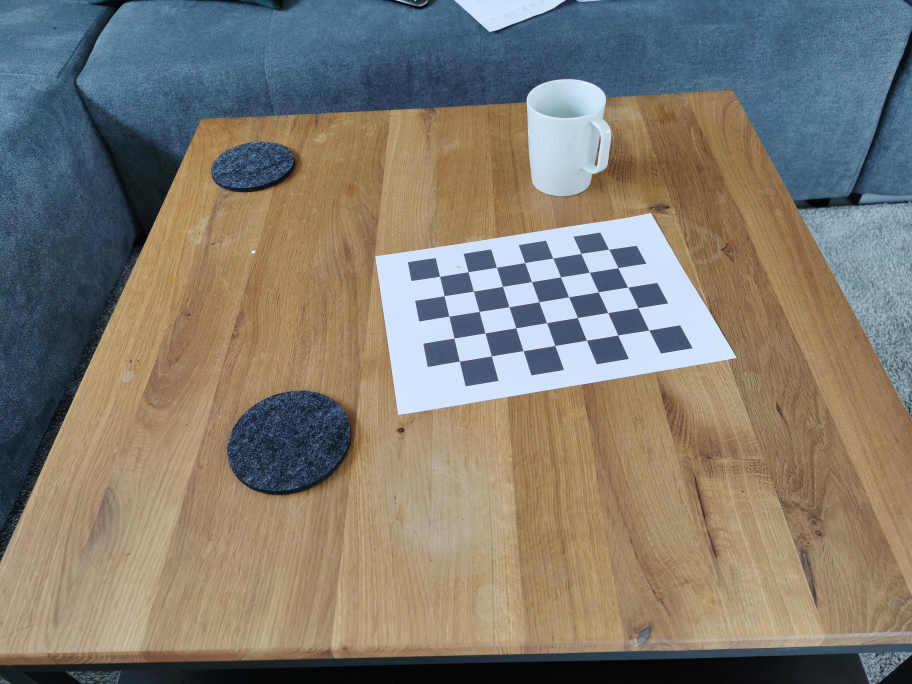
#> input picture assets/calibration_new/img-01.jpg, 3648 x 2736 px (shown at 1/4 size); its folder holds 4 pictures in this run; the run also reads 1 picture not shown here
$ jupyter execute --allow-errors Triangulation.ipynb
#> lines starting #> are read from the running program, lines starting #| are printed output that depends on the picture
### src/calibrator.py
# from https://github.com/niconielsen32/ComputerVision/blob/master/cameraCalibration.py
# modified
import scipy
import matplotlib.pyplot as plt
import numpy as np
import cv2 as cv
import glob
from src.painting import Painting

# additional_points = np.array([
#     [[1017,1013]],
#     [[1178,1298]],
#     [[1592,1847]],
#     [[2248,1774]],
#     [[2104,661]],
#     [[2150,666]],
#     [[2633,1444]],
#     [[2456,1765]],
#     [[1321,1841]],
#     [[766,957]]])

class Calibrator:
    img_path = 'assets/calibration_new/'

    def __init__(self, img_path, file_selector='*.jpg', frameSize=(1600,1200), chessboardSize=(7,5), chessboard_square_mm=29.15, termination_criteria=(cv.TERM_CRITERIA_EPS + cv.TERM_CRITERIA_MAX_ITER, 40, 0.001)):
        np.set_printoptions(precision=9,suppress=True)
        self.img_path = img_path
        self.file_selector = file_selector
        self.frameSize = frameSize
        self.chessboardSize = chessboardSize
        self.size_of_chessboard_squares_mm = chessboard_square_mm
        self.criteria = termination_criteria

    ################ FIND CHESSBOARD CORNERS - OBJECT POINTS AND IMAGE POINTS #############################


    def calibrate(self):
        # prepare object points, like (0,0,0), (1,0,0), (2,0,0) ....,(6,5,0)
        objp = np.zeros((self.chessboardSize[0] * self.chessboardSize[1], 3), np.float32)
        objp[:,:2] = np.mgrid[0:self.chessboardSize[0],0:self.chessboardSize[1]].T.reshape(-1,2)


        objp = objp * self.size_of_chessboard_squares_mm


        # Arrays to store object points and image points from all the images.
        self.objpoints = [] # 3d point in real world space
        self.imgpoints = [] # 2d points in image plane.


        self.images = glob.glob(self.img_path + self.file_selector)
        self.images.sort()

        for image in self.images:

            img = cv.imread(image)
#> img is the input picture: shape (2736, 3648, 3); mean B, G, R 112.7, 123, 128.9
            img = cv.resize(img, self.frameSize)
            gray = cv.cvtColor(img, cv.COLOR_BGR2GRAY)
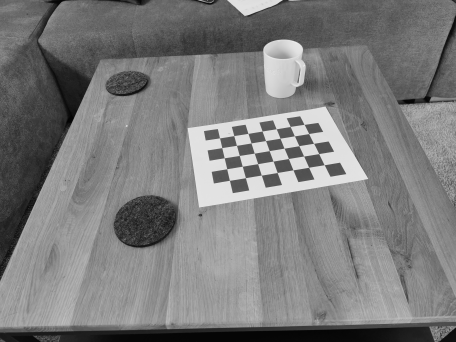
#> gray: shape (2736, 3648) (shown at 1/8 size); min 0, max 254, mean 123.6

            # Find the chess board corners
            ret, corners = cv.findChessboardCorners(gray, self.chessboardSize, None)
#> ret = True; corners = 35 rows, first 8: [1759.5, 1106.6], [1873.8, 1087.9], [1986.6, 1070.4], [2100, 1052], [2212.6, 1033.6], [2324.3, 1015.3], [2435.4, 998.2], [1778.2, 1184.3]

            # If found, add object points, image points (after refining them)
            print(ret)
#| True
            if ret == True:

                self.objpoints.append(objp)
                corners2 = cv.cornerSubPix(gray, corners, (32,32), (-1,-1), self.criteria)
#> corners2 = 35 rows, first 8: [1759.5, 1106.4], [1873.6, 1088.3], [1987.1, 1070.4], [2100, 1051.8], [2212.8, 1033.7], [2324.6, 1015.3], [2436.1, 998.4], [1777.7, 1184.3]
                self.imgpoints.append(corners2)
#> pass 2 of the loop in calibrate, `for image in self.images:`:
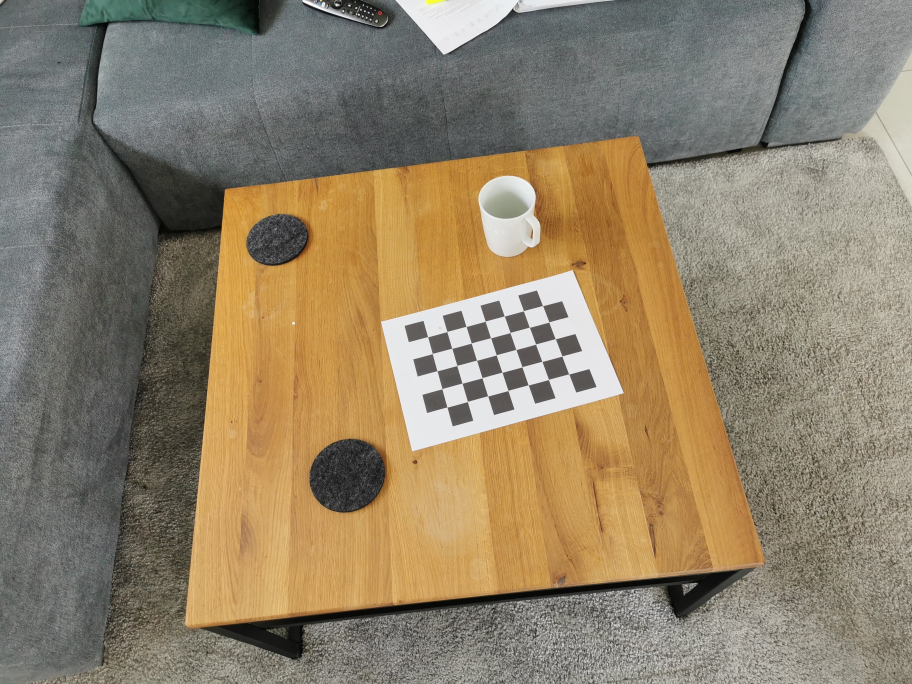
#> input picture assets/calibration_new/img-02.jpg, 3648 x 2736 px (shown at 1/4 size)
#> in calibrate, img is the input picture: shape (2736, 3648, 3); mean B, G, R 105.4, 129.2, 143.2
#> in calibrate, `gray = cv.cvtColor(img, cv.COLOR_BGR2GRAY)`:
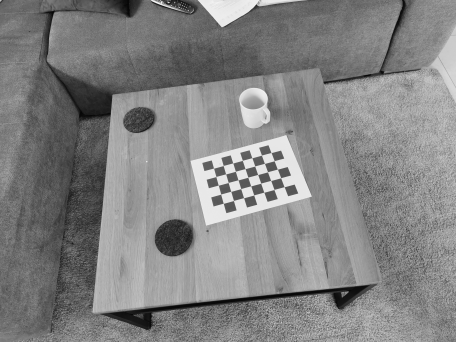
#> gray: shape (2736, 3648) (shown at 1/8 size); min 0, max 255, mean 130.7
#> corners = 35 rows, first 8: [1712.1, 1348.3], [1789.2, 1327], [1865.4, 1307.2], [1942, 1286.3], [2018.4, 1265.6], [2095, 1244.5], [2171.8, 1224.1], [1730.5, 1415.5]
#| True
#> corners2 = 35 rows, first 8: [1711.8, 1348.2], [1788.9, 1327.4], [1865.6, 1307.2], [1942.1, 1286.2], [2018.6, 1265.5], [2095, 1244.5], [2171.7, 1223.8], [1730.4, 1415.5]
#> pass 3 of the loop in calibrate, `for image in self.images:`:
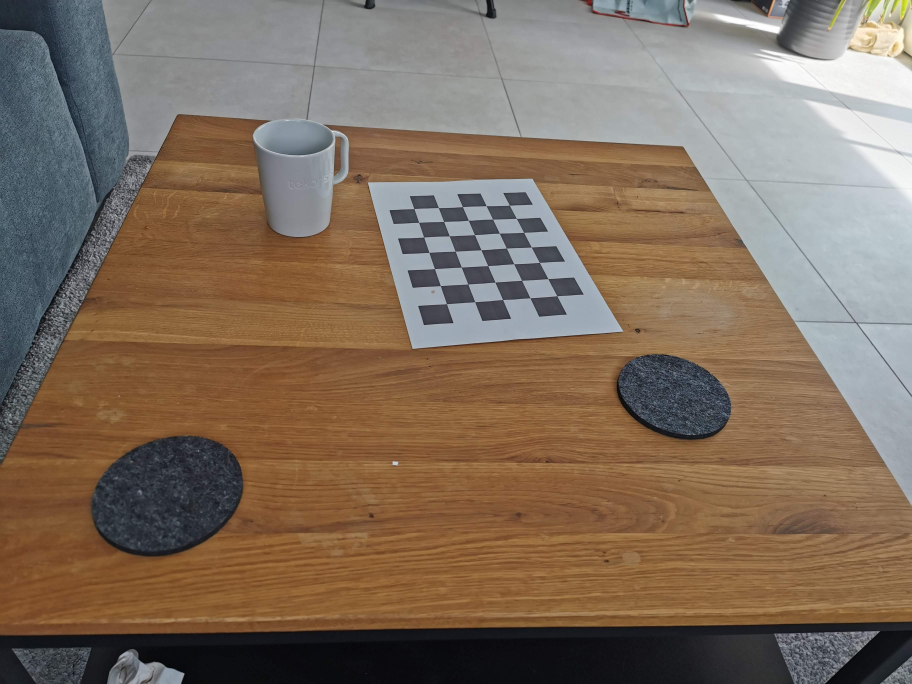
#> input picture assets/calibration_new/img-03.jpg, 3648 x 2736 px (shown at 1/4 size)
#> in calibrate, img is the input picture: shape (2736, 3648, 3); mean B, G, R 93.5, 109.7, 127.5
#> in calibrate, `gray = cv.cvtColor(img, cv.COLOR_BGR2GRAY)`:
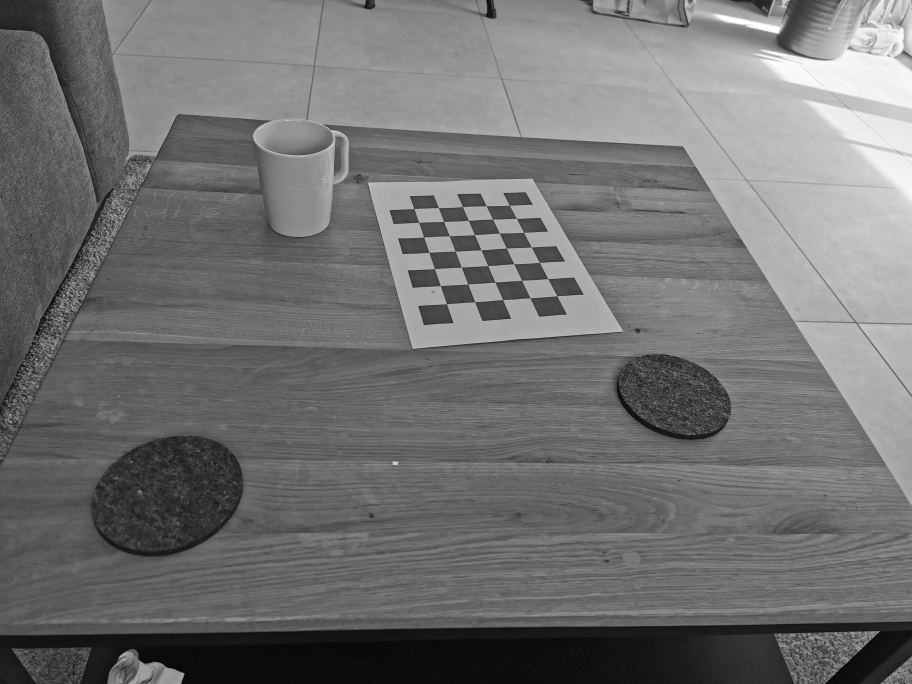
#> gray: shape (2736, 3648) (shown at 1/4 size); min 0, max 255, mean 113.2
#> corners = 35 rows, first 8: [2038.8, 821.7], [2066.8, 874.7], [2095.9, 930.5], [2126.7, 989.7], [2158.8, 1051.2], [2193.1, 1115.9], [2228.7, 1184.9], [1945.7, 824.4]
#| True
#> corners2 = 35 rows, first 8: [2039, 822.3], [2066.7, 874.8], [2095.8, 930.6], [2126.6, 989.7], [2158.7, 1051.1], [2192.8, 1116.1], [2228.6, 1184.5], [1946, 824.3]
#> the loop made 4 passes; the first 3 are shown


        ############## CALIBRATION #######################################################

        self.ret, self.cameraMatrix, self.dist, self.rvecs, self.tvecs = cv.calibrateCamera(self.objpoints, self.imgpoints, self.frameSize, None, None)

        #print("ImgPoints: ", imgpoints)

        print('')

        print("Camera calibrated: ", self.ret)
        print("Camera Matrix: ", self.cameraMatrix)
        print("Distortion Parameters: ", self.dist)
        print("Rotation Vectors: ", self.rvecs)
        print("Translation Vectors: ", self.tvecs)

        return self.cameraMatrix

    def calculateProjection(self, img_index):
        # ===========================  Calculate P  ==============================
        R = cv.Rodrigues(self.rvecs[img_index])[0]
        t = self.tvecs[img_index]
        W = np.concatenate([R,t], axis=-1) # [R|t]
        K = self.cameraMatrix
        P = K.dot(W)
        print('P for '+ self.file_selector + ', index: ' + str(img_index))
        print(P)
        return P,(K,W,R,t)


        # [14 lines of commented-out code are left out]

    # [6 lines left out: function plot_image, not called in this run]

    def imgpoints_as_int(self, index):
        return np.rint(self.imgpoints[index].reshape((-1,2)))


    # [12 lines left out: function draw_corners, not called in this run]


    # [21 lines of commented-out code are left out]

### src/hz_triangulation.py
import numpy as np
import cv2 as cv
import scipy
import matplotlib.pyplot as plt
from sympy.solvers import solve
from sympy import Symbol
from sympy import Poly


class HZTriangulation:
    # Fundamental matrix
    F = None
    # Left Image
    __imgL = None
    # Right Image
    __imgR = None
    # points left
    __pts1 = []
    # corresponding points right
    __pts2 = []
    # camera matrix 1 (projection matrix)
    __K = None
    # camera matrix 2 (projection matrix)
    __Kp = None
    # current x
    x = None
    # current xp
    xp = None
    M = None

    # [20 lines left out: functions __init__, __computeInitialFundamental, not called in this run]

    def __as_homogeneous(self, arr):
        ones = np.ones((len(arr), 1))
        return np.concatenate((arr, ones), axis=1)

    # [4 lines left out: function getT, not called in this run]

    def constructR(self, e):
        return np.matrix([[e[0, 0], e[1, 0], 0], [-e[1, 0], e[0, 0], 0], [0, 0, 1]])

    # [10 lines left out: functions __get_g_t, evaluate_cost, not called in this run]

    def solve_gt(self):
        g_t, t = self.__get_g_t()
        return solve(g_t, t)

    # [179 lines left out: functions solve_roots, closest, single_point_step, dlt, triangulate, triangulateOpenCv and 5 more, not called in this run]

    def save_with_markers(self, path):
        out = self.__printableImage()
        cv.imwrite(path, out)


def matrix_to_array(mat):
    return np.squeeze(np.asarray(mat))

# [27 lines of commented-out code are left out]

### src/utils.py
import numpy as np
import matplotlib.pyplot as plt
import scipy
import pandas as pd


# [135 lines left out: functions evaluate_points, camera_center, camera_center_inhomogen, evaluate_point_dists, plot_3d, not called in this run]


def distance(X1, X2):
    return scipy.spatial.distance.euclidean(X1, X2)
    # return np.linalg.norm(X2[:3]-X1[:3]) # same result


# [52 lines left out: functions area_from_points_simple, area_from_points_poly, normal, area_from_triangle, not called in this run]
# end code

### Triangulation.ipynb
# Triangulation
Useful links:
- [ ] https://www.youtube.com/watch?v=UZlRhEUWSas
- [ ] https://en.wikipedia.org/wiki/Triangulation_(computer_vision)
- [ ] https://gist.github.com/cr333/0d0e6c256f93c0ed7bd2
- [ ] https://uni-tuebingen.de/fakultaeten/mathematisch-naturwissenschaftliche-fakultaet/fachbereiche/informatik/lehrstuehle/autonomous-vision/lectures/computer-vision/
- [ ] https://docs.opencv.org/3.4/da/de9/tutorial_py_epipolar_geometry.html
- [ ] https://www.changjiangcai.com/files/text-books/Richard_Hartley_Andrew_Zisserman-Multiple_View_Geometry_in_Computer_Vision-EN.pdf
- [ ] https://medium.com/@insight-in-plain-sight/estimating-the-homography-matrix-with-the-direct-linear-transform-dlt-ec6bbb82ee2b
- [ ] https://glowingpython.blogspot.com/2011/06/svd-decomposition-with-numpy.html

[cell 1]
import cv2 as cv
import numpy as np
import matplotlib.pyplot as plt
from src.hz_triangulation import HZTriangulation
from src.calibrator import Calibrator
# from src.calibrator import additional_points
import importlib  # importlib is a module from the standard library
import src.utils as utils
import src.hz_triangulation

np.set_printoptions(precision=5, suppress=True)
importlib.reload(src.hz_triangulation)

imgpoints_reorder = [
    True,
    True,
    False,
    False,
    True,
    True,
    False,
    False,
    False,
    True
]

additional_points = [[[1023, 1003], [508, 1504]],
                     [[1180, 1287], [932, 1735]],
                     [],
                     [],
                     [],
                     [],
                     [],
                     [[2440, 1772], [3253, 1779], [525, 594], [2438, 142],
                         [2019, 142], [556, 454], [1039, 1804]],
                     [[1309, 1836], [1766, 2248], [1198, 466], [2925, 639],
                         [3440, 395], [1914, 266], [707, 1331]],
                     [],
                     ]

[cell 2]
frame_size = (3648, 2736)

calibrator = Calibrator('assets/calibration_new/', 'img-*.jpg',
                        frameSize=frame_size, chessboardSize=(7, 5), chessboard_square_mm=29.15)
calibrator.calibrate()

[cell 3]
def triangulate_and_evaluate(index_first, index_second, calibrator, reorder, out_dir, angle=None, add_points=None, verbose=False):
#> called with index_first = 2, index_second = 3, out_dir = 'assets/generated', verbose = False
    importlib.reload(utils)
    importlib.reload(src.hz_triangulation)
    K_1, _ = calibrator.calculateProjection(index_first)
    K_2, _ = calibrator.calculateProjection(index_second)

    img1 = cv.imread('assets/calibration_new/img-%02d.jpg' % (index_first+1))
    img2 = cv.imread('assets/calibration_new/img-%02d.jpg' % (index_second+1))
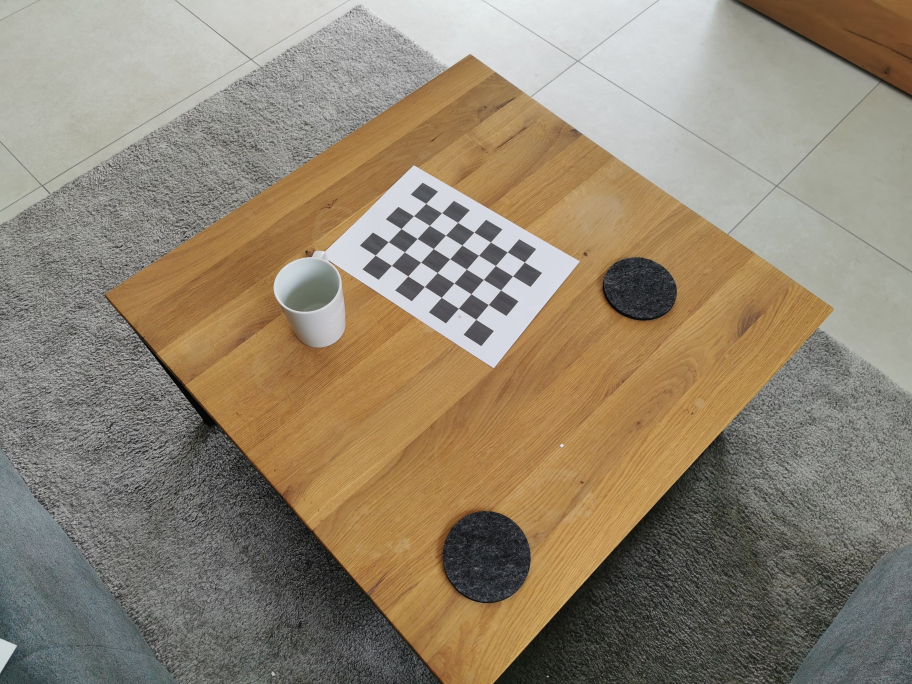
#> input picture assets/calibration_new/img-04.jpg, 3648 x 2736 px (shown at 1/4 size)
#> img2 is the input picture: shape (2736, 3648, 3); mean B, G, R 113, 132.3, 144.7

    p1 = calibrator.imgpoints_as_int(index_first)
    if reorder[index_first]:
        p1 = np.flip(p1, 0)
    if add_points is not None:
        add = np.array(add_points[index_first])
        if (len(add) > 0):
            p1 = np.concatenate((p1, add))
            print(p1.shape)
            print(add.shape)
    p2 = calibrator.imgpoints_as_int(index_second)
    if reorder[index_second]:
        p2 = np.flip(p2, 0)
    if add_points is not None:
        add = np.array(add_points[index_second])
        if (len(add) > 0):
            p2 = np.concatenate((p2, add))
    if verbose:
        print(p1.shape, p2.shape, K_1.shape, K_2.shape)

    hz = HZTriangulation(img1, img2, p1, p2, K_1, K_2)
    if verbose:
        print('F:\n{hz.F}\n'.format(**locals()))
    hz.save_with_markers('%s/base-with-markers-%02i-%02i.jpg' %
                         (out_dir, index_first+1, index_second+1))
#> the loop in __drawMarkers, `for i in range(0, len(points)):` made 35 passes
#> pass 1, in __drawMarkers, `tmp = cv.drawMarker(tmp, point, (i/8*64 % 256, i/4*64 % 256, i*64 % 25..`:
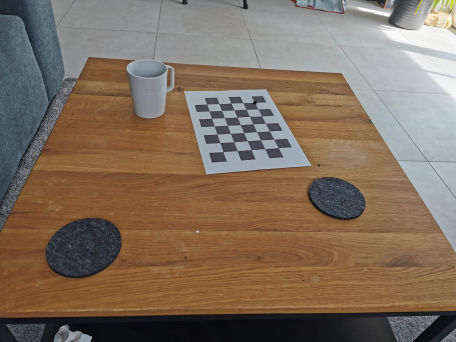
#> tmp: shape (2736, 3648, 3) (shown at 1/8 size); mean B, G, R 93.5, 109.7, 127.5
#> the loop in __drawMarkers (call 2), `for i in range(0, len(points)):` made 35 passes
#> in __printableImage, `out = cv.hconcat([ self.__drawMarkers(self.__imgL, self.__pts1), self...`:
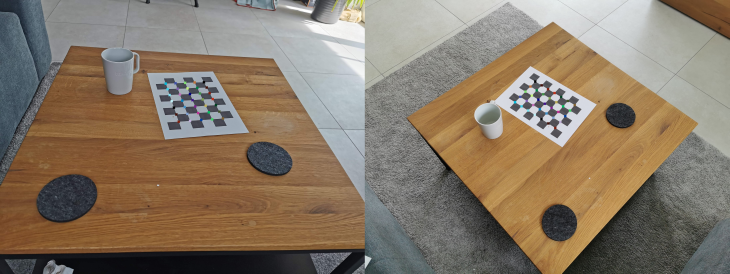
#> out: shape (2736, 7296, 3) (shown at 1/10 size); mean of channels 0, 1, 2 103.2, 120.9, 136; drawn as B, G, R
#> after the loop in __printableImage, `for i, pointL in enumerate(self.__pts1):`:
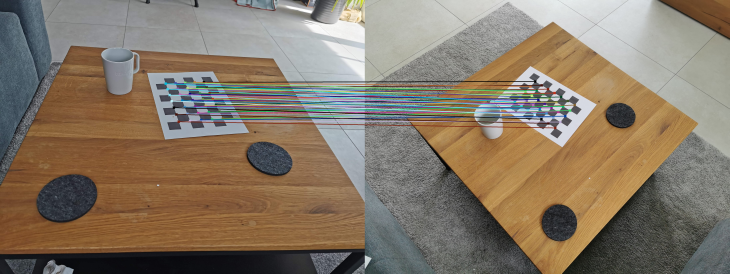
#> out: shape (2736, 7296, 3) (shown at 1/10 size); mean of channels 0, 1, 2 102.9, 119.9, 133.9; drawn as B, G, R

    points_hz = hz.triangulate()
#> the loop in triangulate, `for i in range(0, len(self.__pts1)):` made 35 passes
    if verbose:
        print(points_hz)

    # triangulate points with opencv's method for comparison
    points_cv = hz.triangulateOpenCv()
    if verbose:
        print(points_cv)

    utils.plot_3d(points_hz, out_file='%s/3d-triangulated-hz-%02i-%02i.jpg' %
                  (out_dir, index_first+1, index_second+1), angle=angle)
#> in plot_3d, `plt.savefig(out_file)`:
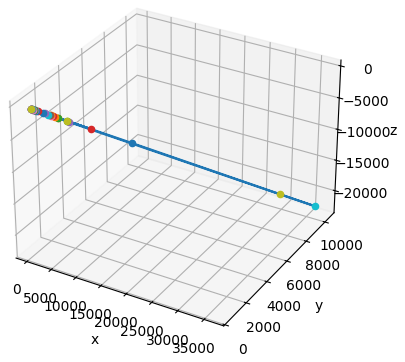
#> figure drawn by matplotlib, 1 panel
    utils.plot_3d(points_cv, out_file='%s/3d-triangulated-cv-%02i-%02i.jpg' %
                  (out_dir, index_first+1, index_second+1), angle=angle)
#> call 2 of plot_3d, with points = array of shape (35, 4), marker = 'o'
#> in plot_3d (call 2), `plt.savefig(out_file)`:
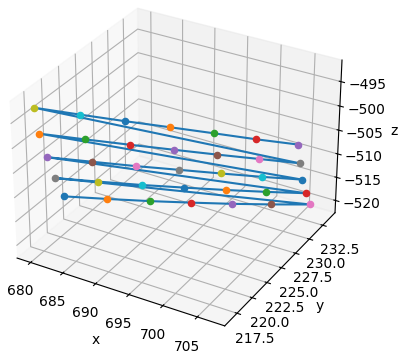
#> figure drawn by matplotlib, 1 panel

    # Calculate Camera Center
    C = utils.camera_center(K_1)
    C_1 = utils.camera_center_inhomogen(K_1)
    C_2 = utils.camera_center_inhomogen(K_2)
    if verbose:
        print(C)
        print(K_1.dot(C))  # check if close to 0

    utils.evaluate_points((points_hz, points_cv), (C_1, C_2), calibrator.chessboardSize,
                          calibrator.size_of_chessboard_squares_mm, out_file='%s/evaluation-%02i-%02i' % (out_dir, index_first+1, index_second+1))
    print('done')


#> (the rest of this cell did not finish here and is left out)

#> (a cell that did not finish here is left out)

triangulate_and_evaluate(
    0, 1, calibrator, imgpoints_reorder, 'assets/generated', angle=270)
triangulate_and_evaluate(
    4, 5, calibrator, imgpoints_reorder, 'assets/generated', angle=90)
triangulate_and_evaluate(
    7, 8, calibrator, imgpoints_reorder, 'assets/generated', angle=130)
